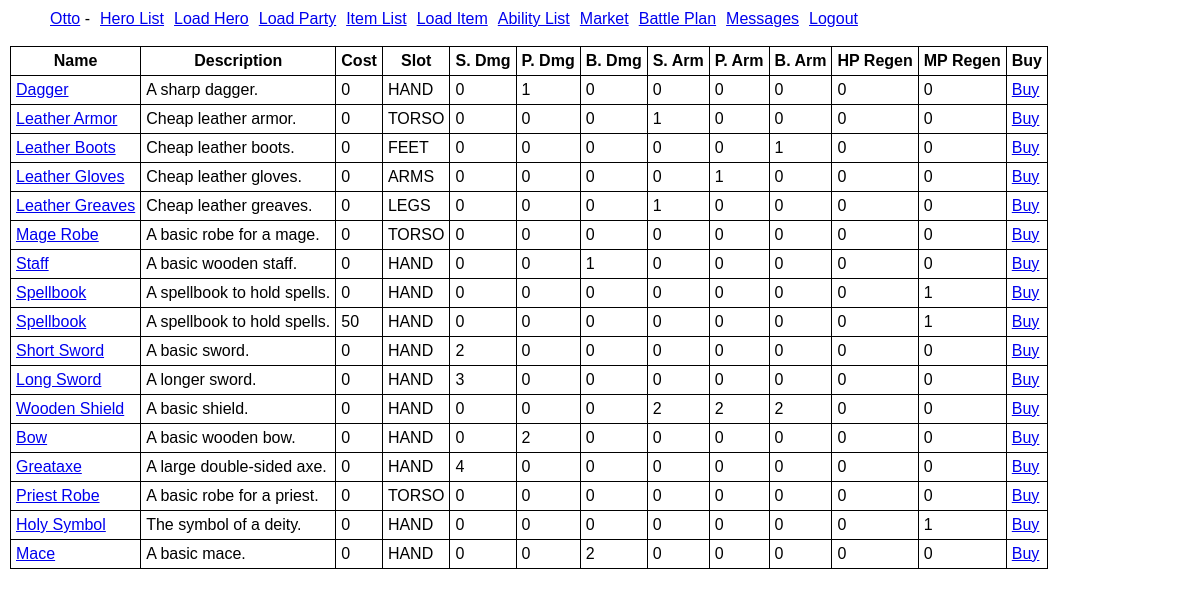
The page /market.php (signed in) on the database as committed earlier.
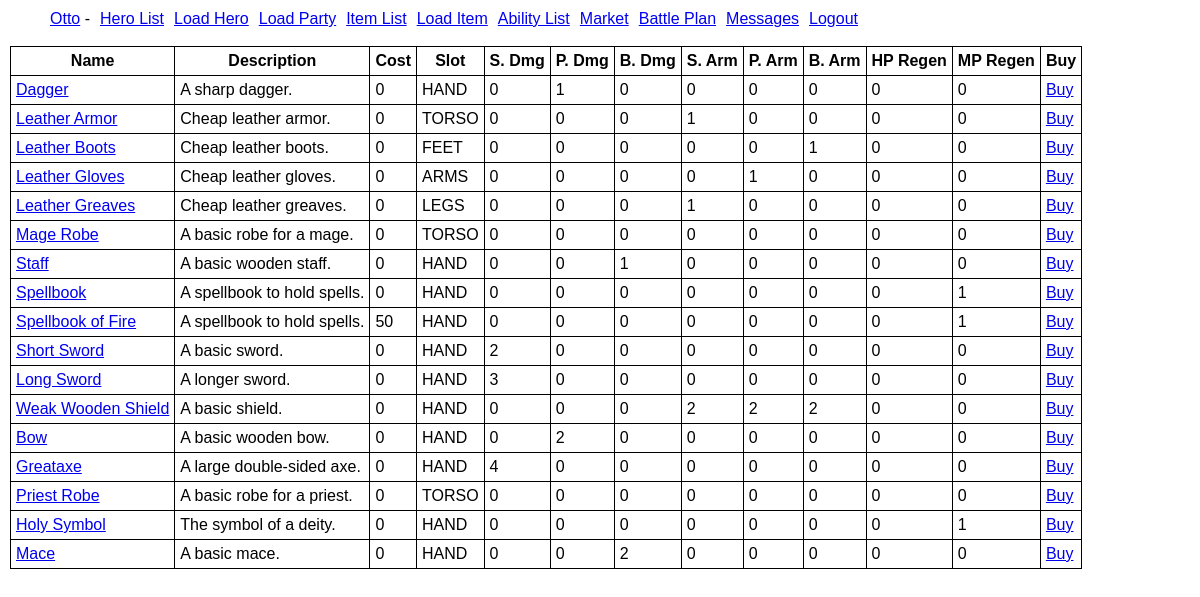
The same page on the database as committed later.
### tables this page shows
CREATE TABLE IF NOT EXISTS `items` (
  `id` int(11) NOT NULL AUTO_INCREMENT,
  `name` char(30) NOT NULL,
  `prefix_modifier` int(11) DEFAULT NULL,
  `suffix_modifier` int(11) DEFAULT NULL,
  `slot` char(30) NOT NULL,
  `des` char(255) NOT NULL DEFAULT '',
  `market` int(11) NOT NULL DEFAULT '0',
  `sdam` int(11) NOT NULL DEFAULT '0',
  `pdam` int(11) NOT NULL DEFAULT '0',
  `bdam` int(11) NOT NULL DEFAULT '0',
  `sarm` int(11) NOT NULL DEFAULT '0',
  `parm` int(11) NOT NULL DEFAULT '0',
  `barm` int(11) NOT NULL DEFAULT '0',
  `hpreg` int(11) NOT NULL DEFAULT '0',
  `mpreg` int(11) NOT NULL DEFAULT '0',
  PRIMARY KEY (`id`),
  UNIQUE KEY `fullname` (`prefix_modifier`,`name`,`suffix_modifier`)
);

CREATE TABLE IF NOT EXISTS `itemmodifiers` (
  `id` int(11) NOT NULL AUTO_INCREMENT,
  `name` char(30) NOT NULL,
  `type` char(30) NOT NULL,
  `des` char(255) NOT NULL DEFAULT '',
  `sdam` int(11) NOT NULL DEFAULT '0',
  `pdam` int(11) NOT NULL DEFAULT '0',
  `bdam` int(11) NOT NULL DEFAULT '0',
  `sarm` int(11) NOT NULL DEFAULT '0',
  `parm` int(11) NOT NULL DEFAULT '0',
  `barm` int(11) NOT NULL DEFAULT '0',
  `hpreg` int(11) NOT NULL DEFAULT '0',
  `mpreg` int(11) NOT NULL DEFAULT '0',
  PRIMARY KEY (`id`)
);

### Classes/Item.php (called while the page is built, shortened)
<?php
include_once('ItemModifier.php');
class Item {
    protected static $friendClasses = array('Classes\Item', 'Classes\InventoryItem');
    private $name;
    private $prefix_modifier;
    private $suffix_modifier;
    private $slot;
    private $des;
    private $market;
    private $sdam;
    private $pdam;
    private $bdam;
    private $sarm;
    private $parm;
    private $barm;
    private $hpreg;
    private $mpreg;
    public function getSlot() { return $this->slot; }
    public function getDescription() { return $this->des; }
    public function getMarketValue() { return $this->market; }
    public function getSDAM() { return $this->sdam; }
    public function getPDAM() { return $this->pdam; }
    public function getBDAM() { return $this->bdam; }
    public function getSARM() { return $this->sarm; }
    public function getPARM() { return $this->parm; }
    public function getBARM() { return $this->barm; }
    public function getHpRegen() { return $this->hpreg; }
    public function getMpRegen() { return $this->mpreg; }
    public function getFullName() {
        $prefix = is_null($this->prefix_modifier) ? '' : $this->prefix_modifier->getName() . ' ';
        $suffix = is_null($this->suffix_modifier) ? '' : ' ' . $this->suffix_modifier->getName();
        return $prefix . $this->name . $suffix;
    }
    public static function getAllItems() {
        $pdo = Environment::getDBConn();
        $stmt = $pdo->prepare('SELECT * FROM items');
        $stmt->execute();
        $result = $stmt->fetchAll();
        $itemList = array();
        foreach ($result as $row) {
            array_push($itemList, self::loadItemFromArray($row));
        }
        return $itemList;
    }
    public static function loadItemFromArray($arr) {
        if (!($trace = debug_backtrace(DEBUG_BACKTRACE_IGNORE_ARGS)) || !(isset($trace[1]['class']) && in_array($trace[1]['class'], static::$friendClasses))) {
            trigger_error('Member not available from calling class', E_USER_ERROR);
        }
        $item = new Item();
        $item->id = (int)$arr['id'];
        $item->name = $arr['name'];
        if (!is_null($arr['prefix_modifier'])) $item->prefix_modifier = ItemModifier::getItemModifierById($arr['prefix_modifier']);
        if (!is_null($arr['suffix_modifier'])) $item->suffix_modifier = ItemModifier::getItemModifierById($arr['suffix_modifier']);
        $item->slot = $arr['slot'];
        $item->des = $arr['des'];
        $item->market = (float)$arr['market'];
        $item->sdam = (int)$arr['sdam'];
        $item->pdam = (int)$arr['pdam'];
        $item->bdam = (int)$arr['bdam'];
        $item->sarm = (int)$arr['sarm'];
        $item->parm = (int)$arr['parm'];
        $item->barm = (int)$arr['barm'];
        $item->hpreg = (float)$arr['hpreg'];
        $item->mpreg = (float)$arr['mpreg'];
        return $item;
    }
}

### Classes/ItemModifier.php (called while the page is built, shortened)
<?php
class ItemModifier {
    public $name;
    public function getName() { return $this->name; }
    public static function getItemModifierById($id) {
        $pdo = Environment::getDBConn();
        $stmt = $pdo->prepare('
            SELECT *
            FROM itemmodifiers
            WHERE id = :id');
        $stmt->bindValue(':id', $id, \PDO::PARAM_INT);
        $stmt->execute();
        $result = $stmt->fetch();
        return self::loadItemModifierFromArray($result);
    }
    private static function loadItemModifierFromArray($arr) {
        $item = new ItemModifier();
        $item->id = $arr['id'];
        $item->name = $arr['name'];
        $item->des = $arr['des'];
        $item->sdam = $arr['sdam'];
        $item->pdam = $arr['pdam'];
        $item->bdam = $arr['bdam'];
        $item->sarm = $arr['sarm'];
        $item->parm = $arr['parm'];
        $item->barm = $arr['barm'];
        $item->hpreg = $arr['hpreg'];
        $item->mpreg = $arr['mpreg'];
        return $item;
    }
}

### market.php (the view, shortened to what the changed rows need)
<?php
require_once('/Includes/common.php');
require_once('/Classes/Item.php');
$itemList = Item::getAllItems();
echo '<table><tr><th>Name</th><th>Description</th><th>Cost</th></ht><th>Slot</th><th>S. Dmg</th><th>P. Dmg</th><th>B. Dmg</th><th>S. Arm</th><th>P. Arm</th><th>B. Arm</th><th>HP Regen</th><th>MP Regen</th><th>Buy</th></tr>';
foreach ($itemList as $item) {
    $itemName = $item->getFullName();
    $itemCost = $item->getMarketValue();
    $itemSlot = $item->getSlot();
    $itemSDAM = $item->getSDAM();
    $itemPDAM = $item->getPDAM();
    $itemBDAM = $item->getBDAM();
    $itemSARM = $item->getSARM();
    $itemPARM = $item->getPARM();
    $itemBARM = $item->getBARM();
    $itemHpRegen = $item->getHpRegen();
    $itemMpRegen = $item->getMpRegen();
    $itemDesc = $item->getDescription();
    echo '<tr>';
    echo "<td><a href=\"loaditem.php?name=$itemName\">$itemName</a></td>";
    echo "<td>$itemDesc</td>";
    echo "<td>$itemCost</td>";
    echo "<td>$itemSlot</td>";
    echo "<td>$itemSDAM</td>";
    echo "<td>$itemPDAM</td>";
    echo "<td>$itemBDAM</td>";
    echo "<td>$itemSARM</td>";
    echo "<td>$itemPARM</td>";
    echo "<td>$itemBARM</td>";
    echo "<td>$itemHpRegen</td>";
    echo "<td>$itemMpRegen</td>";
    echo "<td><a href=\"#\">Buy</a></td>";
    echo '</tr>';
}
echo '</table>';

Rows that differ between the two databases and show on the page:
computed for items: itemName "Spellbook" → "Spellbook of Fire"
shown differently, row unchanged: items "A basic shield.": itemName "Wooden Shield" → (not shown)
added itemmodifiers: name.suffix_modifier "Weak Wooden Shield"
